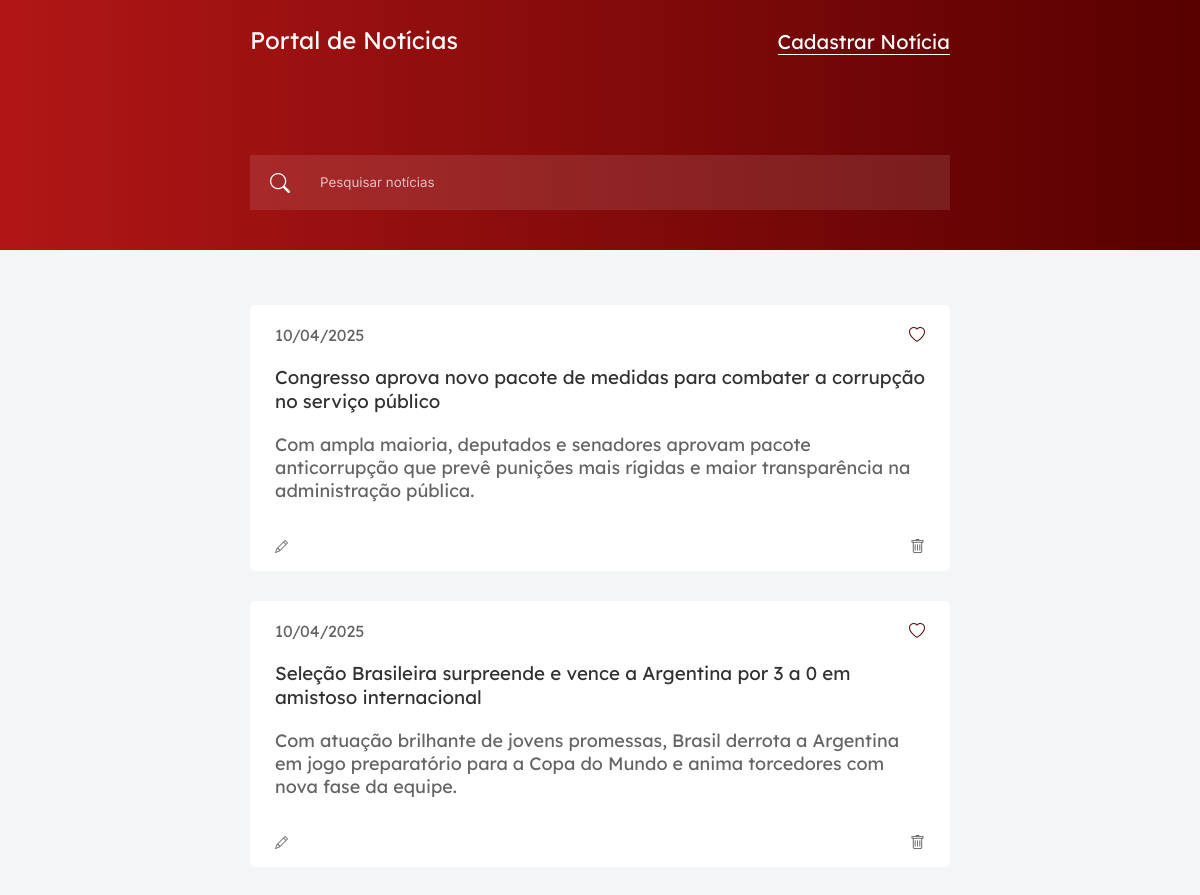
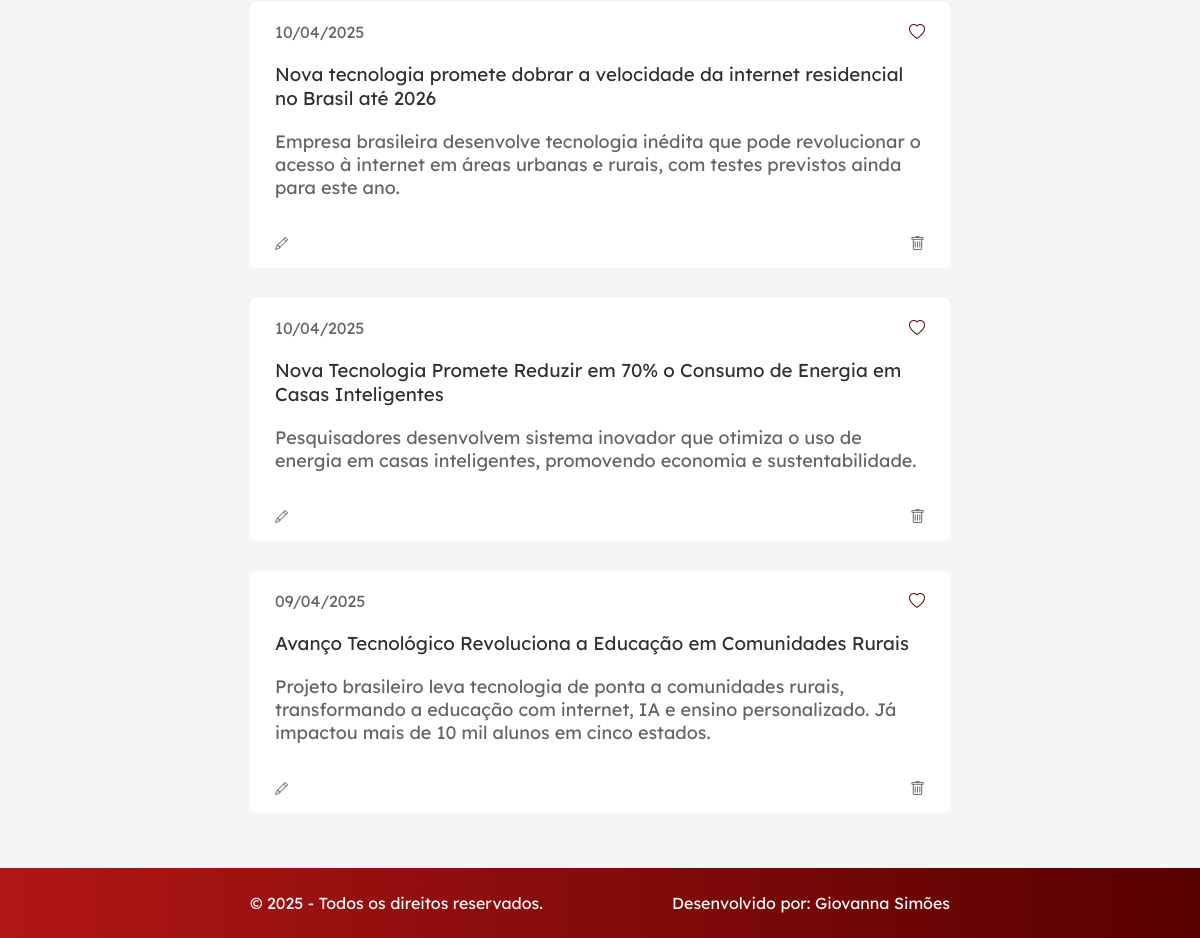
The page / on the database its author committed (2 pictures, top to bottom).
### tables this page shows
CREATE TABLE `giovanna_noticias` (
  `id` int(11) NOT NULL,
  `data_criacao` timestamp NOT NULL DEFAULT current_timestamp(),
  `titulo_noticia` varchar(100) NOT NULL,
  `descricao_noticia` text NOT NULL,
  `conteudo_noticia` longtext NOT NULL,
  `palavras_chave` varchar(255) NOT NULL,
  `slug_noticia` varchar(255) NOT NULL
);

### index.php (the view, shortened to what this page needs)
<?php
    require "conn.php";
    $sql = $pdo->prepare("SELECT * FROM giovanna_noticias ORDER BY id DESC");
    $sql->execute();
    $noticias = [];
    if($sql->rowCount() > 0){
        $noticias = $sql->fetchAll(PDO::FETCH_ASSOC);
    }
?>
<!DOCTYPE html>
<html lang="pt-br">
<head>
    <link rel="stylesheet" href="https://cdn.jsdelivr.net/npm/bootstrap-icons@1.11.3/font/bootstrap-icons.min.css">
    <link rel="stylesheet" href="assets/css/global.css">
    <link rel="stylesheet" href="assets/css/home.css">
</head>
<body>
    <div class="container">
        <header id="header">
            <div class="menu">
                <h2>Portal de Notícias</h2>
                <h2><a href="cadastrar.php">Cadastrar Notícia</a></h2>
            </div>
            <div class="input-search">
                <i class="bi bi-search"></i>
                <input type="text" name="text" id="text" placeholder="Pesquisar notícias">
            </div>
        </header>
        <main class="container-post">
            <?php foreach($noticias as $noticia): ?>
                <div class="post">
                    <div class="top-post menu">
                        <span><?= date_format(new DateTime($noticia['data_criacao']), 'd/m/Y');?></span>
                        <i class="bi bi-heart"></i>
                    </div>
                    <div class="content-post">
                        <h3><a href="noticia.php?slug=<?= $noticia['slug_noticia'];?>"><?= $noticia['titulo_noticia'];?></a></h3>
                        <p><?= $noticia['descricao_noticia'];?></p>
                    </div>
                    <div class="opcoes-post">
                        <a href="editar.php?id=<?= $noticia['id'];?>"><i class="bi bi-pencil"></i></a>
                        <a href="deletar.php?id=<?= $noticia['id'];?>" class="deletar-btn"><i class="bi bi-trash"></i></a>
                    </div>
                </div>
                <?php endforeach; ?>
        </main>
        <?php require "footer.php"; ?>
    </div>
</body>
</html>

### footer.php (shortened to what this page needs)
<footer id="footer">
            <div class="menu">
                <span>&copy; 2025 - Todos os direitos reservados.</span>
                <span>Desenvolvido por: Giovanna Simões</span>
            </div>
        </footer>

### assets/css/global.css (style rules this page uses)
* { margin: 0; padding: 0; box-sizing: border-box; text-decoration: none; }
:root { --red: #b11616; --red-dark: #580000; --white: #fff; --title: #313131; --text: #646464; --linear: linear-gradient(90deg, var(--red) 0%, var(--red-dark) 100%); }
html { scroll-behavior: smooth; }
body { background-color: #f3f5f7; }
.container { width: 100%; height: 100vh; display: flex; flex-direction: column; justify-content: space-between; }
.input-search { display: flex; align-items: center; position: relative; top: 50%; }
.input-search i { font-size: 20px; position: absolute; left: 20px; }
.input-search :where(input, textarea) { width: 100%; padding: 20px 0 20px 70px; background-color: rgba(255, 255, 255, 0.1); border: none; color: var(--white); outline: none; }
.input-search input::placeholder { font-family: 'Inter', sans-serif; color: var(--white); opacity: 0.7; }
#header, #footer { background: var(--linear); padding: 25px 250px; color: var(--white); font-family: 'Lexend Deca', sans-serif; font-size: 16px; }
#header { min-height: 250px; }
#header .menu h2 { font-family: 'Lexend Deca', sans-serif; font-size: 24px; font-weight: 400; }
.menu { display: flex; justify-content: space-between; align-items: center; }
.menu a { color: var(--white); border-bottom: 1px solid var(--white); }
h3 a { color: var(--title); }

### assets/css/home.css (style rules this page uses)
h2 a { font-size: 20px; }
.container-post { padding: 25px 250px; }
.post { font-family: 'Lexend Deca', sans-serif; background-color: var(--white); border-radius: 5px; margin: 30px 0; padding: 0 25px; transition: 0.5s; }
.top-post span { font-size: 16px; }
.content-post h3 { color: var(--title); font-weight: 400; }
.top-post, .content-post p { padding: 20px 0; color: var(--text); }
.top-post i { color: var(--red-dark); cursor: pointer; }
.content-post p { font-size: 18px; }
.opcoes-post { display: flex; justify-content: space-between; align-items: center; padding: 15px 0; font-size: 13px; }
.bi-trash { font-size: 15px; }
.opcoes-post a { color: var(--text); }

### rows shown on the page
giovanna_noticias: data_criacao "10/04/2025", titulo_noticia "Congresso aprova novo pacote de medidas para combater a corrupção no serviço público", descricao_noticia "Com ampla maioria, deputados e senadores aprovam pacote anticorrupção que prevê punições mais rígidas e maior transparência na administração pública."
giovanna_noticias: data_criacao "10/04/2025", titulo_noticia "Seleção Brasileira surpreende e vence a Argentina por 3 a 0 em amistoso internacional", descricao_noticia "Com atuação brilhante de jovens promessas, Brasil derrota a Argentina em jogo preparatório para a Copa do Mundo e anima torcedores com nova fase da equipe."
giovanna_noticias: data_criacao "10/04/2025", titulo_noticia "Nova tecnologia promete dobrar a velocidade da internet residencial no Brasil até 2026", descricao_noticia "Empresa brasileira desenvolve tecnologia inédita que pode revolucionar o acesso à internet em áreas urbanas e rurais, com testes previstos ainda para este ano."
giovanna_noticias: data_criacao "10/04/2025", titulo_noticia "Nova Tecnologia Promete Reduzir em 70% o Consumo de Energia em Casas Inteligentes", descricao_noticia "Pesquisadores desenvolvem sistema inovador que otimiza o uso de energia em casas inteligentes, promovendo economia e sustentabilidade."
giovanna_noticias: data_criacao "09/04/2025", titulo_noticia "Avanço Tecnológico Revoluciona a Educação em Comunidades Rurais", descricao_noticia "Projeto brasileiro leva tecnologia de ponta a comunidades rurais, transformando a educação com internet, IA e ensino personalizado. Já impactou mais de 10 mil alunos em cinco estados."
